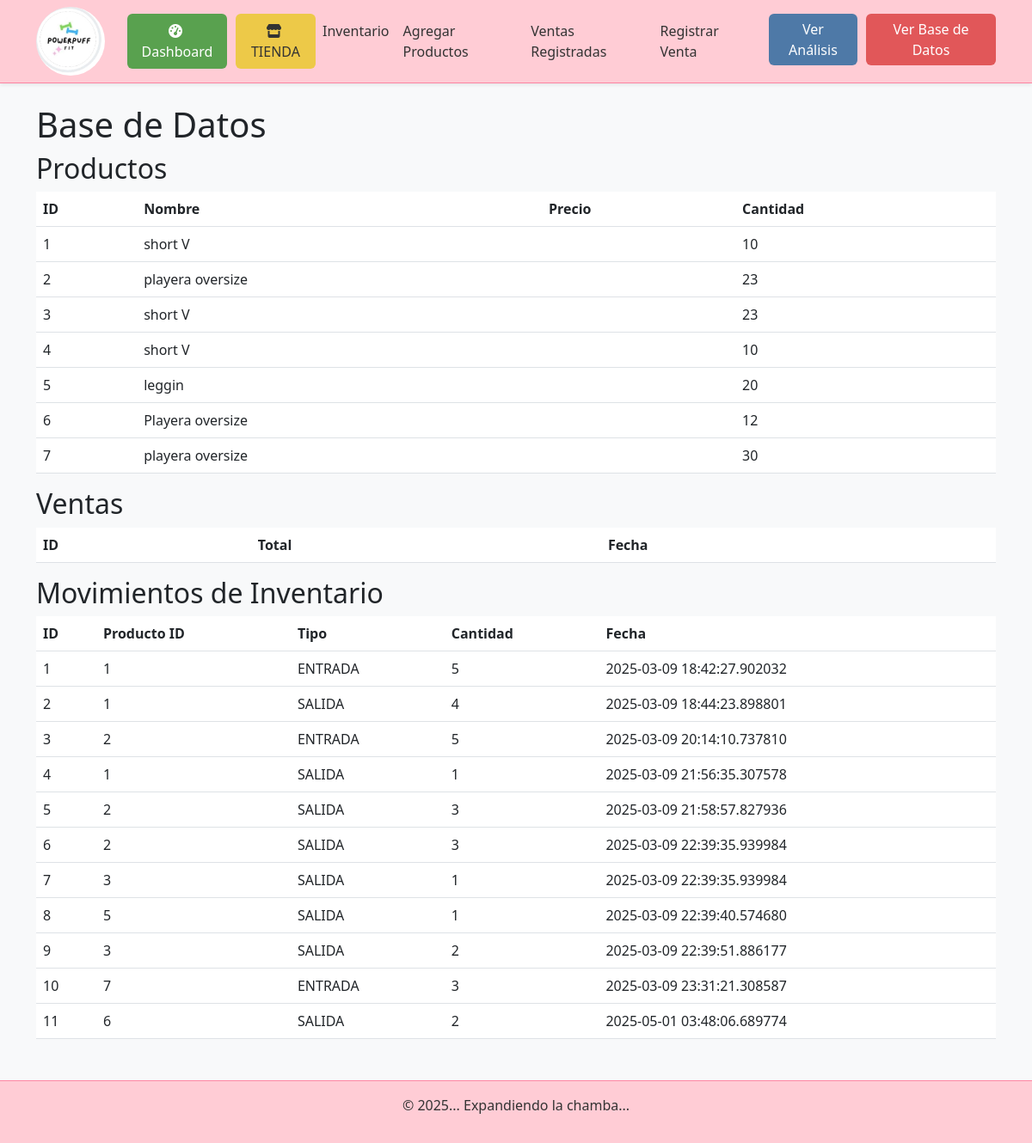
The page /ver_base_de_datos on the database its author committed.
### app/models.py (models this page shows, shortened)
class Producto(db.Model):
    id = db.Column(db.Integer, primary_key=True)
    nombre = db.Column(db.String(100), nullable=False)
    descripcion = db.Column(db.Text, nullable=True)
    precio_venta = db.Column(db.Float, nullable=False)  # Cambiado de 'precio' a 'precio_venta'
    costo_adquisicion = db.Column(db.Float, nullable=False)  # Nuevo campo
    cantidad = db.Column(db.Integer, default=0)
    categoria_id = db.Column(db.Integer, db.ForeignKey('categoria.id'), nullable=False)
    activo = db.Column(db.Boolean, default=True)
    fecha_registro = db.Column(db.DateTime, default=datetime.utcnow)
    cantidad_vendida = db.Column(db.Integer, default=0)
    categoria_id = db.Column(db.Integer, db.ForeignKey('categoria.id'), nullable=False)  # Clave foránea a 'Categoria'
    activo = db.Column(db.Boolean, default=True)
    fecha_registro = db.Column(db.DateTime, default=datetime.utcnow)
    cantidad_vendida = db.Column(db.Integer, default=0)
    variantes = db.relationship('ProductoVariante', back_populates='producto')
    ventas = db.relationship('VentaProducto', back_populates='producto')
    movimientos = db.relationship('MovimientoInventario', back_populates='producto')
    categoria = db.relationship('Categoria', backref='productos')

class MovimientoInventario(db.Model):
    __tablename__ = 'movimientos_inventario'
    id = db.Column(db.Integer, primary_key=True)
    producto_id = db.Column(db.Integer, db.ForeignKey('producto.id'), nullable=False)  # Clave foránea
    tipo = db.Column(db.Enum('ENTRADA', 'SALIDA', name='tipomovimiento'), nullable=False)
    cantidad = db.Column(db.Integer, nullable=False)
    fecha = db.Column(db.DateTime, default=datetime.utcnow)
    producto = db.relationship('Producto', back_populates='movimientos')  # Relación con Producto

### app/routes.py (the view)
@routes.route('/ver_base_de_datos')
def ver_base_de_datos():
    productos = Producto.query.all()
    ventas = Venta.query.all()
    movimientos = MovimientoInventario.query.all()
    return render_template('base_de_datos.html',
                           productos=productos,
                           ventas=ventas,
                           movimientos=movimientos)

### app/templates/base_de_datos.html (shortened to what this page needs)
{% extends "base.html" %}
{% block content %}
    <h1>Base de Datos</h1>
    <h2>Productos</h2>
    <table class="table">
        <thead>
            <tr>
                <th>ID</th>
                <th>Nombre</th>
                <th>Precio</th>
                <th>Cantidad</th>
            </tr>
        </thead>
        <tbody>
            {% for producto in productos %}
                <tr>
                    <td>{{ producto.id }}</td>
                    <td>{{ producto.nombre }}</td>
                    <td>{{ producto.precio }}</td>
                    <td>{{ producto.cantidad }}</td>
                </tr>
            {% endfor %}
        </tbody>
    </table>
    <h2>Ventas</h2>
    <table class="table">
        <thead>
            <tr>
                <th>ID</th>
                <th>Total</th>
                <th>Fecha</th>
            </tr>
        </thead>
    </table>
    <h2>Movimientos de Inventario</h2>
    <table class="table">
        <thead>
            <tr>
                <th>ID</th>
                <th>Producto ID</th>
                <th>Tipo</th>
                <th>Cantidad</th>
                <th>Fecha</th>
            </tr>
        </thead>
        <tbody>
            {% for movimiento in movimientos %}
                <tr>
                    <td>{{ movimiento.id }}</td>
                    <td>{{ movimiento.producto_id }}</td>
                    <td>{{ movimiento.tipo }}</td>
                    <td>{{ movimiento.cantidad }}</td>
                    <td>{{ movimiento.fecha }}</td>
                </tr>
            {% endfor %}
        </tbody>
    </table>
{% endblock %}

### app/templates/base.html (style rules this page uses)
body { background-color: #fff0f6; }

### rows shown on the page
Producto: id "1", nombre "short V", cantidad "10"
Producto: id "2", nombre "playera oversize", cantidad "23"
Producto: id "3", nombre "short V", cantidad "23"
Producto: id "4", nombre "short V", cantidad "10"
Producto: id "5", nombre "leggin", cantidad "20"
Producto: id "6", nombre "Playera oversize", cantidad "12"
Producto: id "7", nombre "playera oversize", cantidad "30"
MovimientoInventario: id "1", producto_id "1", tipo "ENTRADA", cantidad "5", fecha "2025-03-09 18:42:27.902032"
MovimientoInventario: id "2", producto_id "1", tipo "SALIDA", cantidad "4", fecha "2025-03-09 18:44:23.898801"
MovimientoInventario: id "3", producto_id "2", tipo "ENTRADA", cantidad "5", fecha "2025-03-09 20:14:10.737810"
MovimientoInventario: id "4", producto_id "1", tipo "SALIDA", cantidad "1", fecha "2025-03-09 21:56:35.307578"
MovimientoInventario: id "5", producto_id "2", tipo "SALIDA", cantidad "3", fecha "2025-03-09 21:58:57.827936"
MovimientoInventario: id "6", producto_id "2", tipo "SALIDA", cantidad "3", fecha "2025-03-09 22:39:35.939984"
MovimientoInventario: id "7", producto_id "3", tipo "SALIDA", cantidad "1", fecha "2025-03-09 22:39:35.939984"
MovimientoInventario: id "8", producto_id "5", tipo "SALIDA", cantidad "1", fecha "2025-03-09 22:39:40.574680"
MovimientoInventario: id "9", producto_id "3", tipo "SALIDA", cantidad "2", fecha "2025-03-09 22:39:51.886177"
MovimientoInventario: id "10", producto_id "7", tipo "ENTRADA", cantidad "3", fecha "2025-03-09 23:31:21.308587"
MovimientoInventario: id "11", producto_id "6", tipo "SALIDA", cantidad "2", fecha "2025-05-01 03:48:06.689774"
